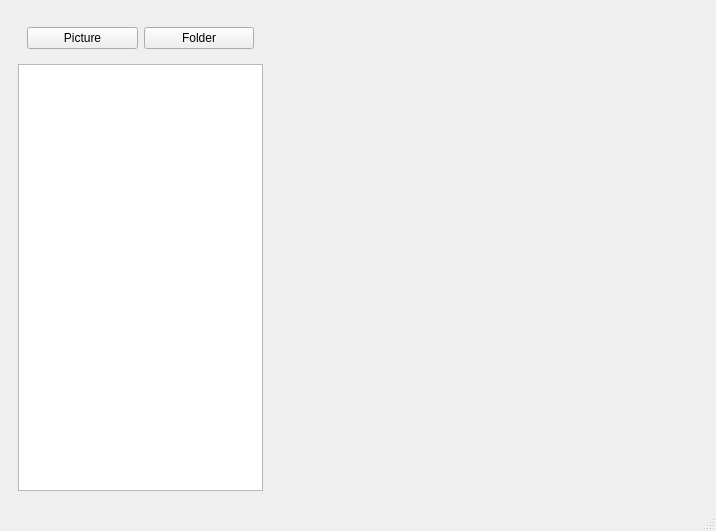
<?xml version="1.0" encoding="UTF-8"?>
<ui version="4.0">
 <class>Pictor</class>
 <widget class="QMainWindow" name="Pictor">
  <property name="geometry">
   <rect>
    <x>0</x>
    <y>0</y>
    <width>716</width>
    <height>531</height>
   </rect>
  </property>
  <property name="windowTitle">
   <string>Pictor</string>
  </property>
  <widget class="QWidget" name="centralwidget">
   <layout class="QHBoxLayout" name="horizontalLayout">
    <item>
     <widget class="QWidget" name="browser" native="true">
      <property name="maximumSize">
       <size>
        <width>300</width>
        <height>16777215</height>
       </size>
      </property>
      <layout class="QVBoxLayout" name="verticalLayout">
       <item>
        <widget class="QWidget" name="widget_3" native="true">
         <layout class="QHBoxLayout" name="horizontalLayout_2">
          <item>
           <widget class="QPushButton" name="add_picture">
            <property name="text">
             <string>Picture</string>
            </property>
            <property name="icon">
             <iconset>
              <normaloff>statics/icons/add.png</normaloff>statics/icons/add.png</iconset>
            </property>
           </widget>
          </item>
          <item>
           <widget class="QPushButton" name="add_folder">
            <property name="text">
             <string>Folder</string>
            </property>
            <property name="icon">
             <iconset>
              <normaloff>statics/icons/add.png</normaloff>statics/icons/add.png</iconset>
            </property>
           </widget>
          </item>
         </layout>
        </widget>
       </item>
       <item>
        <widget class="QTreeView" name="treeView">
         <property name="wordWrap">
          <bool>true</bool>
         </property>
         <attribute name="headerVisible">
          <bool>false</bool>
         </attribute>
        </widget>
       </item>
      </layout>
     </widget>
    </item>
    <item>
     <widget class="QWidget" name="images" native="true">
      <property name="minimumSize">
       <size>
        <width>400</width>
        <height>0</height>
       </size>
      </property>
      <layout class="QVBoxLayout" name="verticalLayout_2">
       <item>
        <widget class="QWidget" name="widget" native="true">
         <zorder>browser</zorder>
        </widget>
       </item>
       <item>
        <widget class="QWidget" name="widget_2" native="true"/>
       </item>
      </layout>
     </widget>
    </item>
    <item>
     <spacer name="horizontalSpacer">
      <property name="orientation">
       <enum>Qt::Horizontal</enum>
      </property>
      <property name="sizeHint" stdset="0">
       <size>
        <width>40</width>
        <height>20</height>
       </size>
      </property>
     </spacer>
    </item>
   </layout>
  </widget>
  <widget class="QMenuBar" name="menubar">
   <property name="geometry">
    <rect>
     <x>0</x>
     <y>0</y>
     <width>716</width>
     <height>25</height>
    </rect>
   </property>
  </widget>
  <widget class="QStatusBar" name="statusbar"/>
 </widget>
 <resources/>
 <connections/>
</ui>
